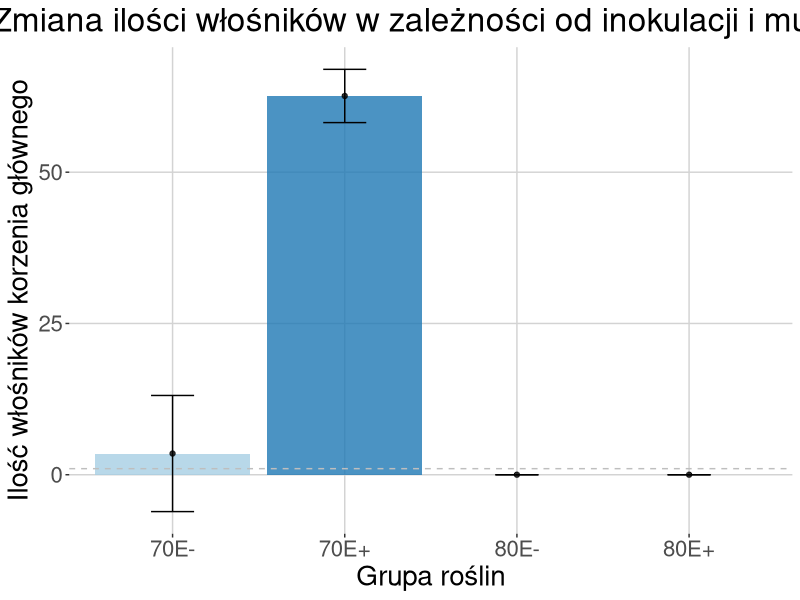
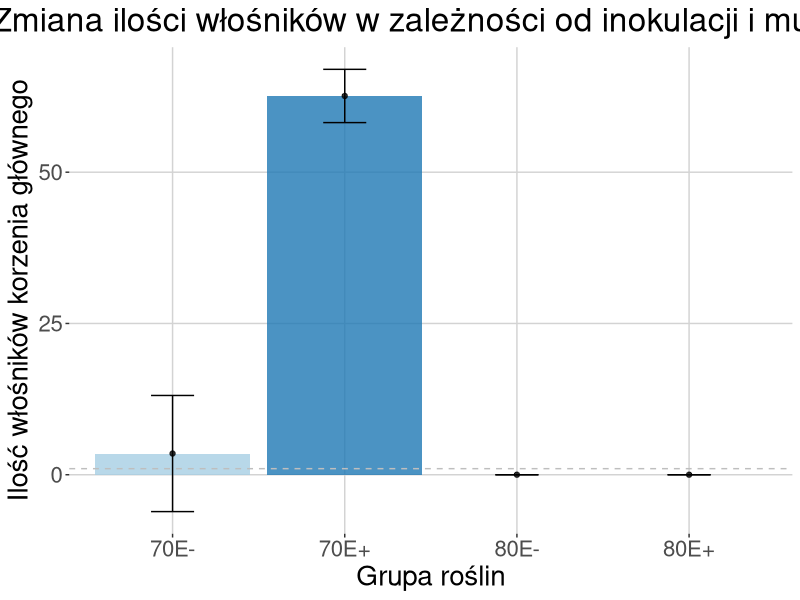

The R source for these figures, in order:
## ---- chunk 1
require(ggplot2)
require(readxl)
require(dplyr)
## ---- chunk 2
plant <- c(rep("70E-", 1), rep("70E+", 1), rep("80E-", 1), rep("80E+", 1))
fold.change <- c(3.5,62.6,0,0)
df <- data.frame(plant, fold.change)
df
## ---- chunk 3
means <- df %>%
  group_by(plant) %>% 
  dplyr::summarise(fold.change = mean(fold.change))
means$error.bars <- c(4.4, 9.6, 0, 0)
means

bar_plot <- ggplot(df, aes(x = plant, y = fold.change, fill = plant)) +
  geom_bar(data=means, stat = "identity", alpha=0.8) +
  ggtitle("Zmiana ilości włośników w zależności od inokulacji i mutacji") +
  geom_point(alpha=0.8) +
  labs(x = "Grupa roślin", y = "Ilość włośników korzenia głównego") +
  scale_fill_manual(values = c("#A6CEE3", "#1F78B4", "#B2DF8A", "#33A02C")) +
  geom_hline(yintercept = 1, linetype = "dashed", color = "grey") +
  theme(legend.position = "none", text = element_text(size = 20)) +
  geom_errorbar(data=means, aes(ymin=fold.change - error.bars, ymax=fold.change+error.bars), width = 0.25) +
  theme(panel.background = element_rect(fill = "white"),  # Białe tło
        panel.grid.major = element_line(color = "lightgrey"), 
        legend.title.align = 0.5,# Szare osie siatki
        panel.grid.minor = element_blank()) +  # Usunięcie siatki podrzędnej
  theme(plot.title = element_text(hjust = 0.5))  # Wycentrowanie tytułu

bar_plot
## ---- chunk 4
ggsave(filename = 'wlosniki.png',plot = bar_plot, width = 12, height = 8)
